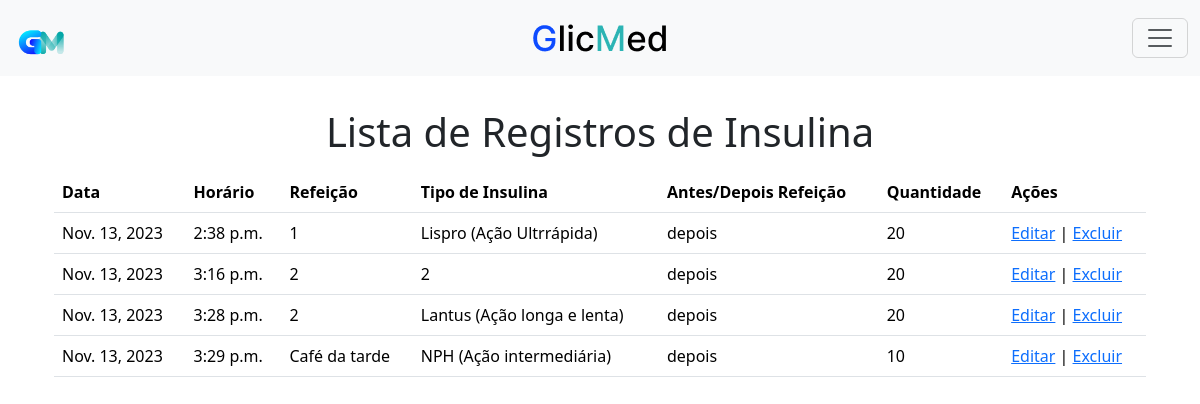
The page /insulina/list/ (signed in) on the database its author committed.
### tasks/models.py (models this page shows, shortened)
class Insulina(models.Model):
    user = models.ForeignKey(User, on_delete=models.CASCADE)
    data = models.DateField()
    horario = models.TimeField()
    refeicao = models.CharField(max_length=20)
    antes_depois_refeicao = models.CharField(max_length=20)
    tipo_insulina = models.CharField(max_length=50)
    quantidade = models.IntegerField()

### tasks/views.py (the view)
# urls.py: path('insulina/list/', views.insulina_list, name='insulina_list'),
@login_required
def insulina_list(request):
    insulina_list = Insulina.objects.filter(user=request.user)
    return render(request, 'insulina_list.html', {'insulina_list': insulina_list})

### tasks/templates/insulina_list.html
{% extends 'menu.html' %}
{% block content %}
  <main class="container mt-5">
    <h1 class="text-center">Lista de Registros de Insulina</h1>
    <table class="table mt-3">
      <thead>
        <tr>
          <th>Data</th>
          <th>Horário</th>
          <th>Refeição</th>
          <th>Tipo de Insulina</th>
          <th>Antes/Depois Refeição</th>
          <th>Quantidade</th>
          <th>Ações</th>
        </tr>
      </thead>
      <tbody>
        {% for insulina in insulina_list %}
          <tr>
            <td>{{ insulina.data }}</td>
            <td>{{ insulina.horario }}</td>
            <td>{{ insulina.refeicao }}</td>
            <td>{{ insulina.tipo_insulina }}</td>
            <td>{{ insulina.antes_depois_refeicao }}</td>
            <td>{{ insulina.quantidade }}</td>
            <td>
              <a href="{% url 'editar_insulina' insulina.id %}">Editar</a> |
              <a href="{% url 'excluir_insulina' insulina.id %}">Excluir</a>
            </td>
          </tr>
        {% endfor %}
      </tbody>
    </table>
  </main>
{% endblock %}

### tasks/templates/menu.html (style rules this page uses)
body { padding-top: 60px; padding-bottom: 60px; }

### rows shown on the page
Insulina: data "Nov. 13, 2023", horario "2:38 p.m.", refeicao "1", tipo_insulina "Lispro (Ação Ultrrápida)", antes_depois_refeicao "depois", quantidade "20"
Insulina: data "Nov. 13, 2023", horario "3:16 p.m.", refeicao "2", tipo_insulina "2", antes_depois_refeicao "depois", quantidade "20"
Insulina: data "Nov. 13, 2023", horario "3:28 p.m.", refeicao "2", tipo_insulina "Lantus (Ação longa e lenta)", antes_depois_refeicao "depois", quantidade "20"
Insulina: data "Nov. 13, 2023", horario "3:29 p.m.", refeicao "Café da tarde", tipo_insulina "NPH (Ação intermediária)", antes_depois_refeicao "depois", quantidade "10"
